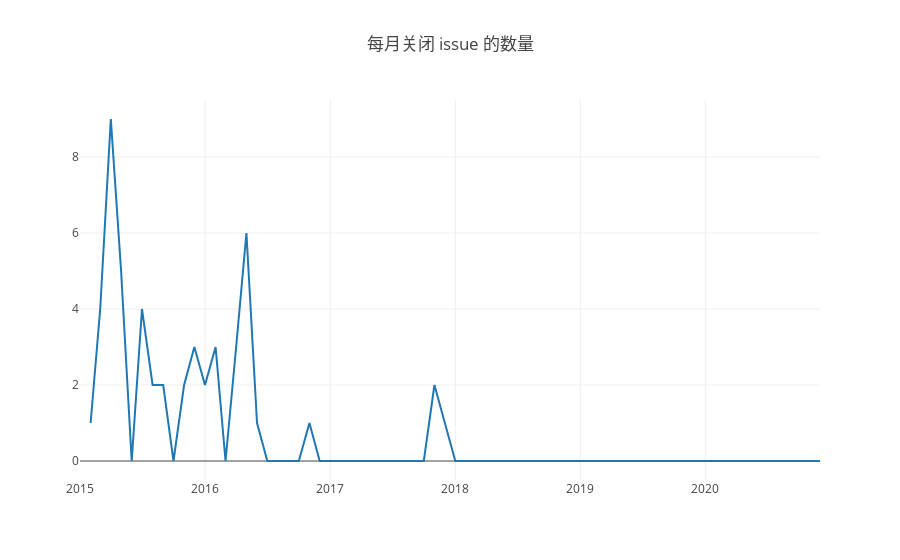

Notebook code for this chart:
### Code cell
openDigger.render.plotly(
    [
        {x: year_month_axis, y: issues_close_per_month, mode: 'scatter', name: 'issue 数量'}
    ],
    {
        title: '每月关闭 issue 的数量'
    }
)

### Figure 1 — Plotly figure (JSON) as saved in the notebook; plotly's stock layout.template omitted (floating-point values rounded to 4 significant figures)
{"data": [{"mode": "scatter", "name": "issue 数量", "x": ["2015-1", "2015-2", "2015-3", "2015-4", "2015-5", "2015-6", "2015-7", "2015-8", "2015-9", "2015-10", "2015-11", "2015-12", "2016-1", "2016-2", "2016-3", "2016-4", "2016-5", "2016-6", "2016-7", "2016-8", "2016-9", "2016-10", "2016-11", "2016-12", "2017-1", "2017-2", "2017-3", "2017-4", "2017-5", "2017-6", "2017-7", "2017-8", "2017-9", "2017-10", "2017-11", "2017-12", "2018-1", "2018-2", "2018-3", "2018-4", "2018-5", "2018-6", "2018-7", "2018-8", "2018-9", "2018-10", "2018-11", "2018-12", "2019-1", "2019-2", "2019-3", "2019-4", "2019-5", "2019-6", "2019-7", "2019-8", "2019-9", "2019-10", "2019-11", "2019-12", "2020-1", "2020-2", "2020-3", "2020-4", "2020-5", "2020-6", "2020-7", "2020-8", "2020-9", "2020-10", "2020-11", "2020-12"], "y": [null, "1", "4", "9", "5", "0", "4", "2", "2", "0", "2", "3", "2", "3", "0", "3", "6", "1", "0", "0", "0", "0", "1", "0", "0", "0", "0", "0", "0", "0", "0", "0", "0", "0", "2", "1", "0", "0", "0", "0", "0", "0", "0", "0", "0", "0", "0", "0", "0", "0", "0", "0", "0", "0", "0", "0", "0", "0", "0", "0", "0", "0", "0", "0", "0", "0", "0", "0", "0", "0", "0", "0", "0"]}], "layout": {"autosize": true, "title": {"text": "每月关闭 issue 的数量"}, "xaxis": {"autorange": true, "range": ["2015-01-01", "2020-12-01"], "type": "date"}, "yaxis": {"autorange": true, "range": [-0.5, 9.5], "type": "linear"}}}
